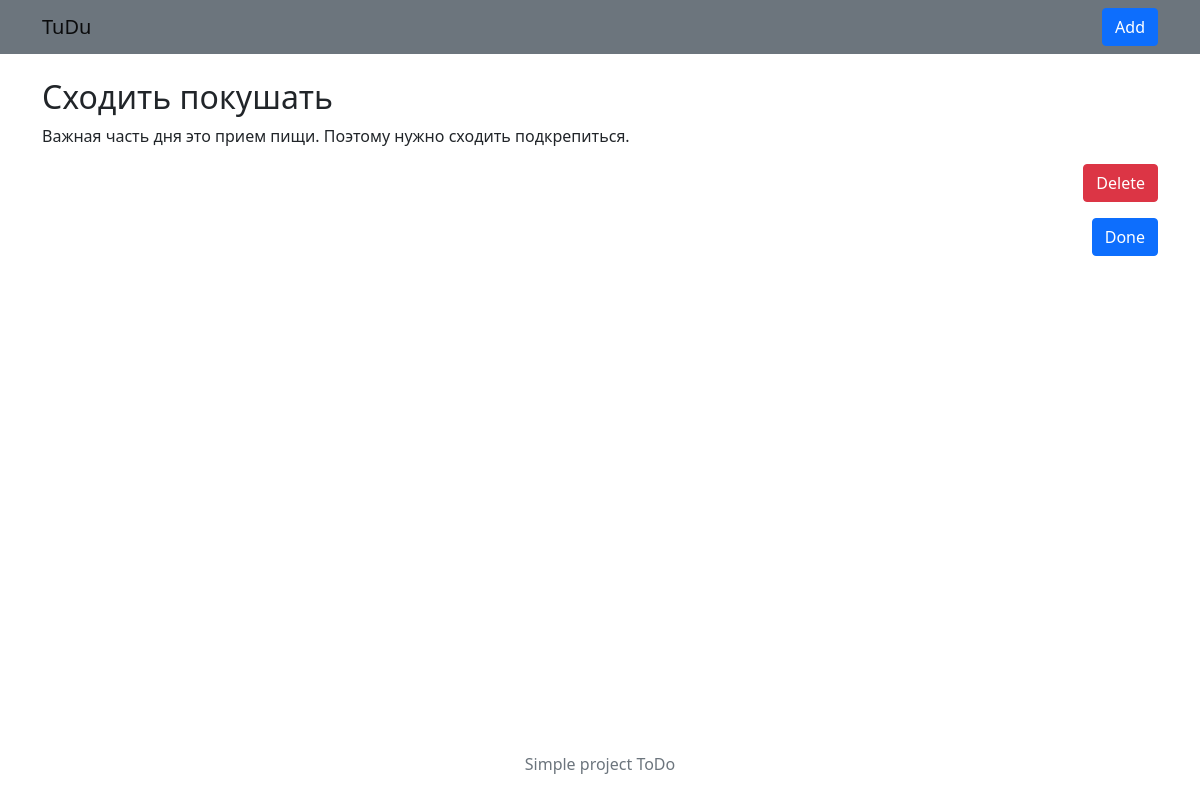
Page /view/7 on the committed database.
### tables this page shows
CREATE TABLE TODO (
    id integer primary key autoincrement,
    title string,
    type_id int not null,
    todo_text string,
    create_date date not null,
    end_date date
);

### app.py (the view)
@app.route('/view/<int:id>')
def view(id):
    db = get_db()
    cur = db.execute('select todo.id, todo.title, todo.create_date, todo.end_date, todo.todo_text, types.name from todo join types on todo.type_id = types.id where todo.id = ?', [id])
    todo = cur.fetchone()
    return render_template('view.html', todo=todo )

### db.py (called while the page is built)
def db_connect():
    connection = sqlite3.connect('todo.db')
    connection.row_factory = sqlite3.Row
    return connection

def get_db():
    if not hasattr(g, 'connection'):
        g.connection= db_connect()
    return g.connection

### templates/view.html (shortened to what this page needs)
{% extends 'base.html' %}
{% block content %}
        <h2>{{ todo.title }}</h2>
        <p>{{ todo.todo_text }}</p>
        <form action="{{ url_for('delete') }}" class="text-end" method="POST">
            <input type="submit" value="Delete" class="btn btn-danger">
        </form>
        {% if not todo.end_date %}
        <form action="{{ url_for('done') }}" class="text-end" method="POST">
            <input type="submit" value="Done" class="btn btn-primary">
        </form>
        {% endif %}
{% endblock %}

### rows in the picture
TODO: title "Сходить покушать", todo_text "Важная часть дня это прием пищи. Поэтому нужно сходить подкрепиться."
